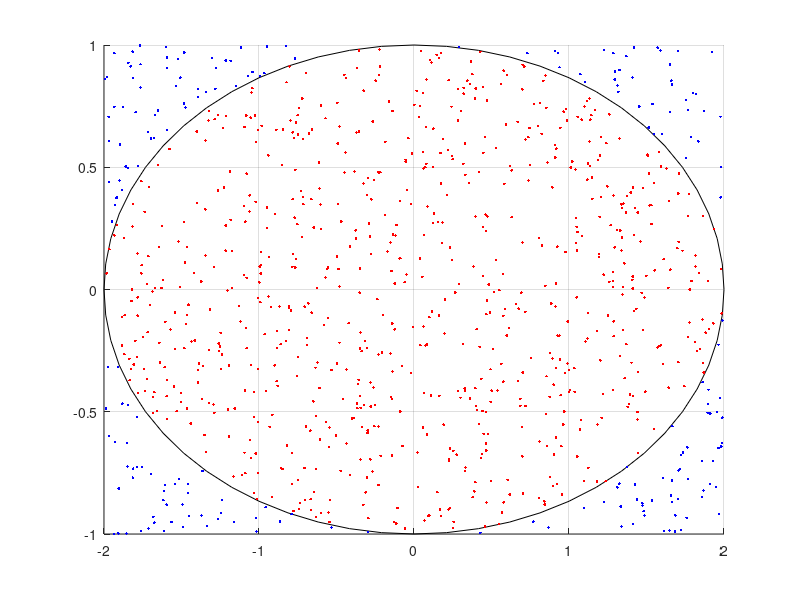

Source code (MATLAB):
%{
Chap 3 HW, Exercises 10
Sep 11, 19
monte carlo area approx
reference: https://www.mathworks.com/matlabcentral/answers/214587-basic-monte-carlo-question-area-of-circle
%}

%10 estimate area inside  --------------
%a)plot the ellipse
real_area = 6.28;
pos = [-2,-1,4,2];
rectangle('Position',pos,'Curvature',[1 1])
grid on
hold on

%b) ran num gen
N = 1000;
Iter = 1000;
results = zeros(Iter,1); %for question e
% for index = 1:Iter
    x = -2 + 4.*rand(N,1);
    y = -1 + 2.*rand(N,1);
    plot(x,y,'.b');

    %c) determine if in the ellipse
    radii = sqrt((1*x).^2+(2*y).^2);
    r = 2;
    i = radii <= r;
    hits = sum(i);
    misses = N-hits;
%     results(index) = hits/N;
    plot(x(i),y(i),'.r');
    fprintf('10) estimate ellipse \n');
    fprintf('Area: %1.3f, ',hits/N*8);
    fprintf('fraction: %1.3f, ',hits/N);
    fprintf('E: %1.3f, Var:%1.3f, sd:%1.3f\n',hits/N, hits/N-(hits/N)^2, sqrt(hits/N-(hits/N)^2));   
% end
% a = std(results);
% b = var(results);
% c = mean(results);















